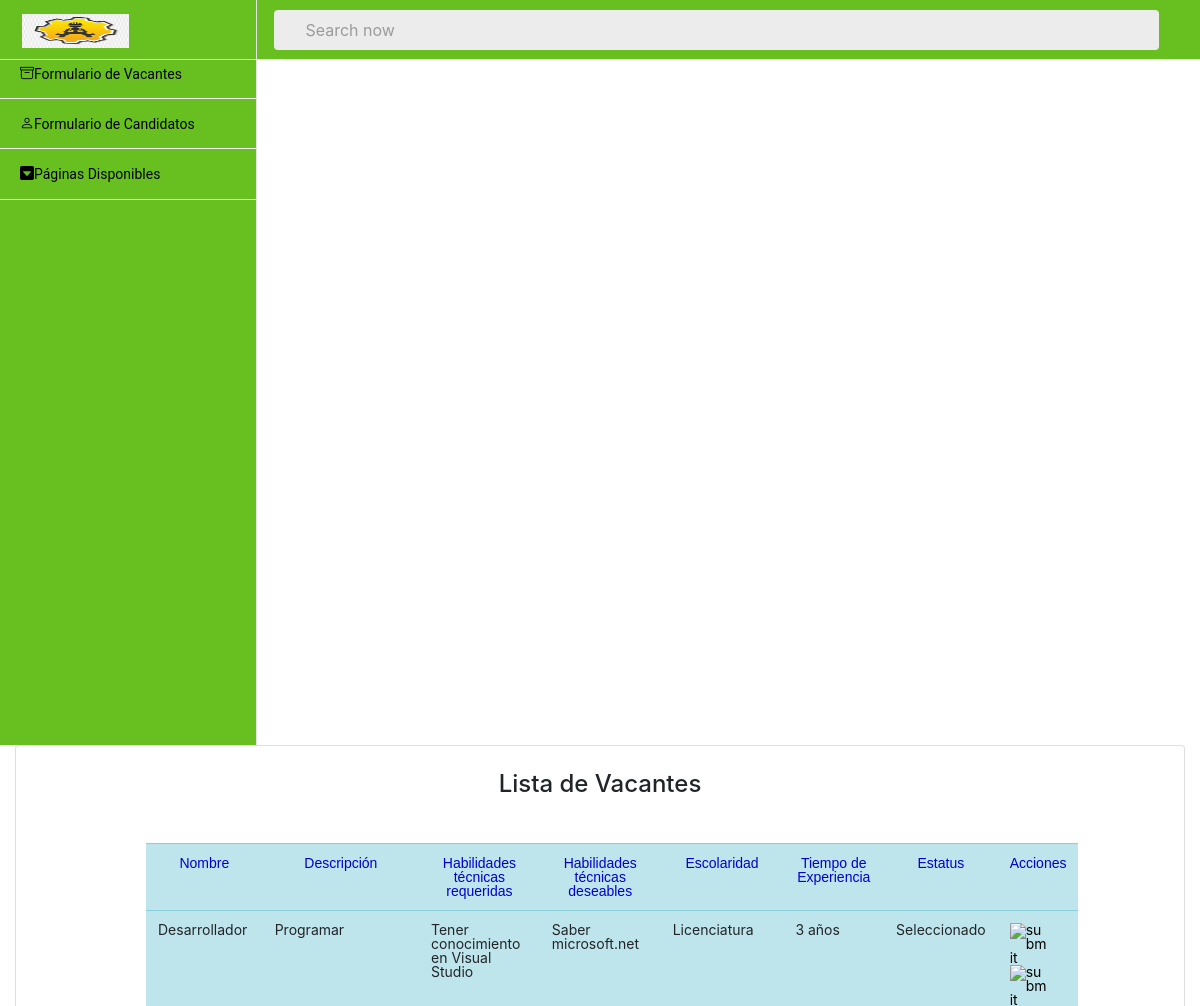
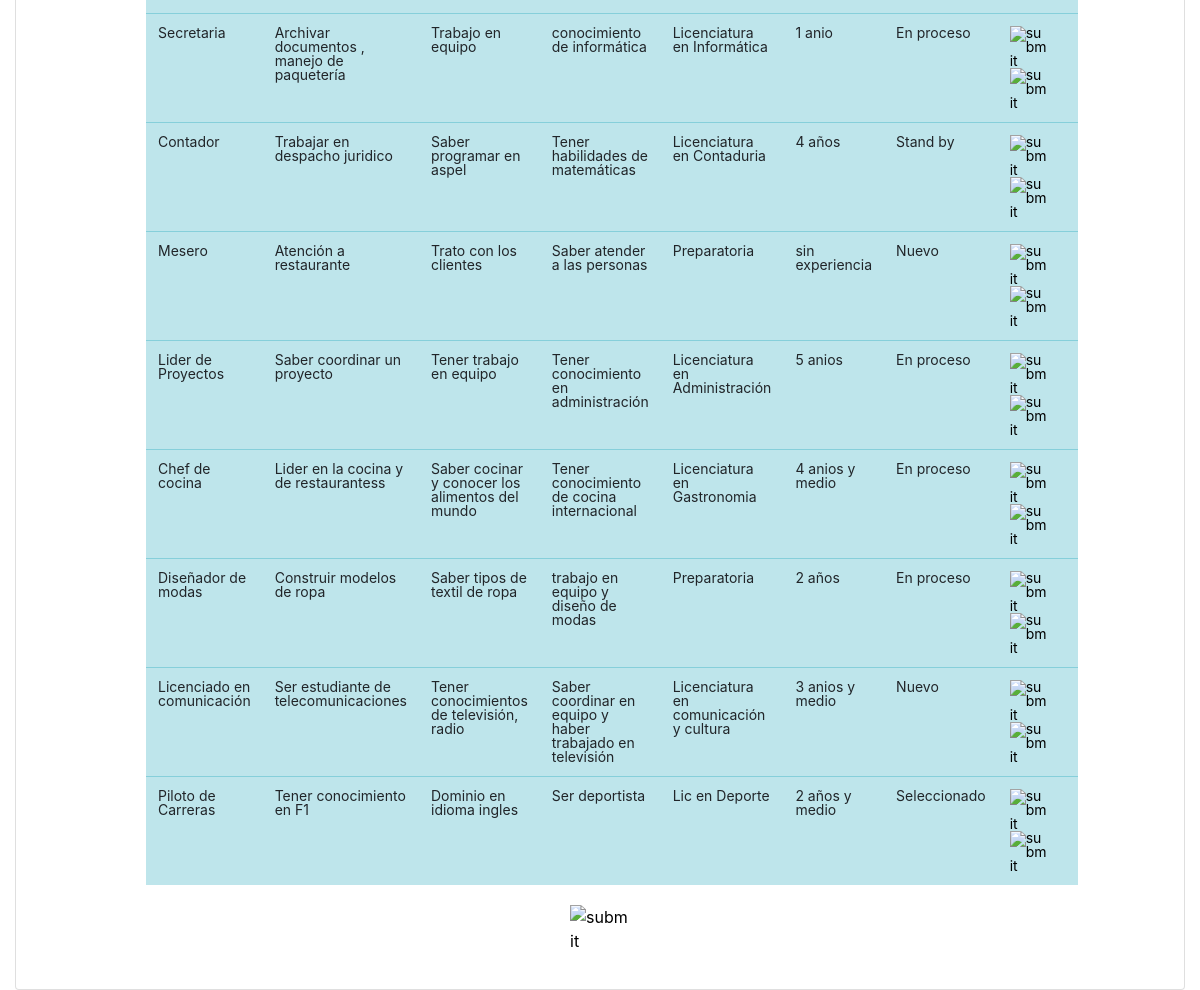
Screenshot of /Vacantes/index.php with the database file from the repository (2 pictures, top to bottom).
### tables this page shows
CREATE TABLE "vacante" (
	"id"	INTEGER,
	"nombrevac"	TEXT,
	"descripcion" TEXT,
	"habtecreq"	TEXT,
	"habtecdes"	TEXT,
	"escolaridad" TEXT,
	"experiencia" TEXT,
	"estatus" TEXT,
	PRIMARY KEY("id" AUTOINCREMENT)
);

### Vacantes/index.php (the view, shortened to what this page needs)
<?php
include '../conn.php';
$query = "SELECT * FROM vacante";
$result = $db->query($query);
?>
<!DOCTYPE html>
<html>
<head>
<link  rel="stylesheet" href="../css/vacante.css">
<link rel="stylesheet" href="../css/styles1.css">
<link rel="stylesheet" href="../css/materialdesignicons.min.css">
<link rel="stylesheet" href="../css/dataTables.bootstrap4.css">
<link rel="stylesheet" href="../css/principal.bundle.base.css">
<link rel="stylesheet" href="https://cdn.jsdelivr.net/npm/bootstrap-icons@1.8.2/font/bootstrap-icons.css">
<link rel="stylesheet" href="https://cdn.jsdelivr.net/npm/bootstrap@4.6.1/dist/css/bootstrap.min.css">
</head>
<body>
<div class="container-scroller">
    <nav class="navbar col-lg-12 col-12 p-0 fixed-top d-flex flex-row">
            <div class="navbar-brand-wrapper d-flex justify-content-center">
        <div class="navbar-brand-inner-wrapper d-flex justify-content-between align-items-center w-100">
          <a class="navbar-brand brand-logo" href="./index.php"><img src="../images/logotipo.png" width="40px" height="40px" alt="logo"/></a>
        </div>
      </div>
      <div class="navbar-menu-wrapper d-flex align-items-center justify-content-end">
        <ul class="navbar-nav mr-lg-4 w-100">
          <li class="nav-item nav-search d-none d-lg-block w-100">
            <div class="input-group">
              <div class="input-group-prepend">
                <span class="input-group-text" id="search">
                  <i class="mdi mdi-magnify"></i>
                </span>
              </div>
              <input type="text" class="form-control" placeholder="Search now" aria-label="search" aria-describedby="search">
            </div>
          </li>
        </ul>
    </nav>
<nav class="sidebar sidebar-offcanvas" id="sidebar">
        <ul class="nav">
          <li class="nav-item">
            <a class="nav-link" href="./index.php">
              <span class="menu-title">PROYECTO CANDIDATURA</span>
            </a>
          </li>
          <li class="nav-item">
            <a class="nav-link" href="./AgregarVacante.php">
            <i class="bi bi-archive"></i>
              <span class="menu-title">Formulario de Vacantes</span>
            </a>
          </li>
          <li class="nav-item">
            <a class="nav-link" href="../Candidato/RegistrarCandidatos.php">
            <i class="bi bi-person"></i>
              <span class="menu-title">Formulario de Candidatos</span>
            </a>
          </li>
          <li class="nav-item">
            <a class="nav-link" data-toggle="collapse" href="#auth" aria-expanded="false" aria-controls="auth">
            <i class="bi bi-caret-down-square-fill"></i>
            <span class="menu-title">Páginas Disponibles</span>
            </a>
          </li>
        </ul>
      </nav>
         <div class="col-lg-12 stretch-card">
              <div class="card">
                <div class="card-body">
                  <h4 class="tit_vacante" align="center">Lista de Vacantes</h4>
                  <div class="table-responsive pt-3">
                  <div style=" margin: 20px 100px;">
            <table class="table" id ="resultado">
            <tr class="table-info" id="texto">
                <td scope="col">Nombre</td>
                <td scope="col">Descripción</td>
				<td scope="col">Habilidades técnicas requeridas</td>
				<td scope="col">Habilidades técnicas deseables</td>
				<td scope="col">Escolaridad</td>
				<td scope="col">Tiempo de Experiencia</td>
				<td scope="col">Estatus</td>
                <td scope="col">Acciones</td>
                </tr>
            <?php while($row = $result->fetchArray()) {?>
            <tr class="table-info" id="load-table">
                <td scope="col"><?php echo $row['nombrevac'];?></td>
                <td scope="col"><?php echo $row['descripcion'];?></td>
				<td scope="col"><?php echo $row['habtecreq'];?></td>
                <td scope="col"><?php echo $row['habtecdes'];?></td>
				<td scope="col"><?php echo $row['escolaridad'];?></td>
				<td scope="col"><?php echo $row['experiencia'];?></td>
                <td scope="col"><?php echo $row['estatus'];?></td>
                <td>
                    <a id='btnActualizar' href="ActualizarVacante.php?id=<?php echo $row['id'];?>">
                    <input type="image" src="https://cdn-icons-png.flaticon.com/512/61/61444.png?w=360" name="submit" width="40" height="40" alt="submit"data-toggle="modal" data-target="#actvac"/></a>
                    <a  id='btnEliminar' onclick="EliminarVacante();" class='delete-btn' href="EliminarVacante.php?id=<?php echo $row['id'];?>"  confirm('Desea eliminar esta vacante');">
                    <input type="image" src="https://cdn.icon-icons.com/icons2/1919/PNG/512/biggarbagebin_121980.png"name="submit" width="40" height="40" alt="submit"data-toggle="modal" data-target="#eliminavac"/></a>
                    </td>
            </tr>
            <?php } ?>
        </table>
    </div>
    <div class="d-flex justify-content-center">
    <a  href="AgregarVacante.php" ><input type="image" src="https://cdn-icons-png.flaticon.com/512/5219/5219822.png" name="submit" width="60" height="60" alt="submit"data-toggle="modal" data-target="#agregavac"/></a>
    </div>
    </div>
              </div>
         </div>
</body>
</html>

### css/vacante.css (style rules this page uses)
#texto { font-family:sans-serif; color:mediumblue; font: size 10px; text-align: center; }
body { background-color: rgb(4, 49, 45); }
table td { vertical-align:top; position: relative; }

### rows the page displays
vacante: nombrevac "Desarrollador", descripcion "Programar", habtecreq "Tener conocimiento en Visual Studio", habtecdes "Saber microsoft.net", escolaridad "Licenciatura", experiencia "3 años", estatus "Seleccionado"
vacante: nombrevac "Secretaria", descripcion "Archivar documentos , manejo de paquetería", habtecreq "Trabajo en equipo", habtecdes "conocimiento de informática", escolaridad "Licenciatura en Informática", experiencia "1 anio", estatus "En proceso"
vacante: nombrevac "Contador", descripcion "Trabajar en despacho juridico", habtecreq "Saber programar en aspel", habtecdes "Tener habilidades de matemáticas", escolaridad "Licenciatura en Contaduria", experiencia "4 años", estatus "Stand by"
vacante: nombrevac "Mesero", descripcion "Atención a restaurante", habtecreq "Trato con los clientes", habtecdes "Saber atender a las personas", escolaridad "Preparatoria", experiencia "sin experiencia", estatus "Nuevo"
vacante: nombrevac "Lider de Proyectos", descripcion "Saber coordinar un proyecto", habtecreq "Tener trabajo en equipo", habtecdes "Tener conocimiento en administración", escolaridad "Licenciatura en Administración", experiencia "5 anios", estatus "En proceso"
vacante: nombrevac "Chef de cocina", descripcion "Lider en la cocina y de restaurantess", habtecreq "Saber cocinar y conocer los alimentos del mundo", habtecdes "Tener conocimiento de cocina internacional", escolaridad "Licenciatura en Gastronomia", experiencia "4 anios y medio", estatus "En proceso"
vacante: nombrevac "Diseñador de modas", descripcion "Construir modelos de ropa", habtecreq "Saber tipos de textil de ropa", habtecdes "trabajo en equipo y diseño de modas", escolaridad "Preparatoria", experiencia "2 años", estatus "En proceso"
vacante: nombrevac "Licenciado en comunicación", descripcion "Ser estudiante de telecomunicaciones", habtecreq "Tener conocimientos de televisión, radio", habtecdes "Saber coordinar en equipo y haber trabajado en televisión", escolaridad "Licenciatura en comunicación y cultura", experiencia "3 anios y medio", estatus "Nuevo"
vacante: nombrevac "Piloto de Carreras", descripcion "Tener conocimiento en F1", habtecreq "Dominio en idioma ingles", habtecdes "Ser deportista", escolaridad "Lic en Deporte", experiencia "2 años y medio", estatus "Seleccionado"
